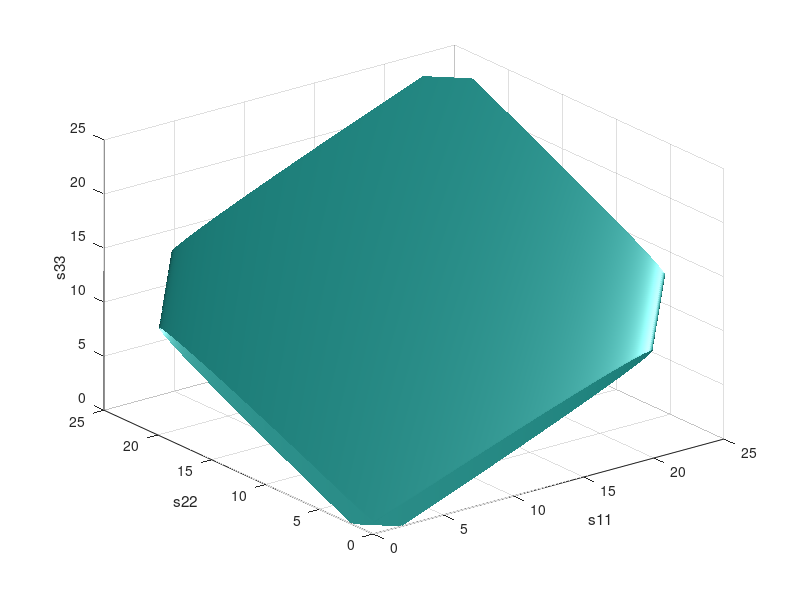

Recreate this plot in MATLAB.
%Hill Ansisotropic Yeild
mult=1.99;
s11_=1.2*mult; s22_=1.2*mult; s33_=1.2;
s12_=1.8; s13_=1.8; s23_=1.8;

s0=1.2;

R11=s11_/s0; R22=s22_/s0; R33=s33_/s0; 
R12=s12_*sqrt(3)/s0; R13=s13_*sqrt(3)/s0; R23=s23_*sqrt(3)/s0;

F=0.5*(1/R22^2 + 1/R33^2 -1/R11^2);
G=0.5*(1/R33^2 + 1/R11^2 -1/R22^2);
H=0.5*(1/R11^2 + 1/R22^2 -1/R33^2);
L=3/(2*R23^2);
M=3/(2*R13^2);
N=3/(2*R12^2);

s12=0; s13=0; s23=0;

f=@(s11,s22,s33) sqrt(F*(s22-s33).^2+G*(s33-s11).^2+H*(s11-s22).^2+2*L*s23.^2+2*M*s13.^2+2*N*s12.^2);
f2=@(s11,s22,s33) F*(s22-s33).^2+G*(s33-s11).^2+H*(s11-s22).^2+2*L*s23.^2+2*M*s13.^2+2*N*s12.^2;

[s1,s2,s3]=meshgrid([0:0.1:10*s11_]);

figure, hold on, view(3), grid on
isosurface(s1,s2,s3,f2(s1,s2,s3),1)
xlabel('s11');
ylabel('s22');
zlabel('s33');
hold off